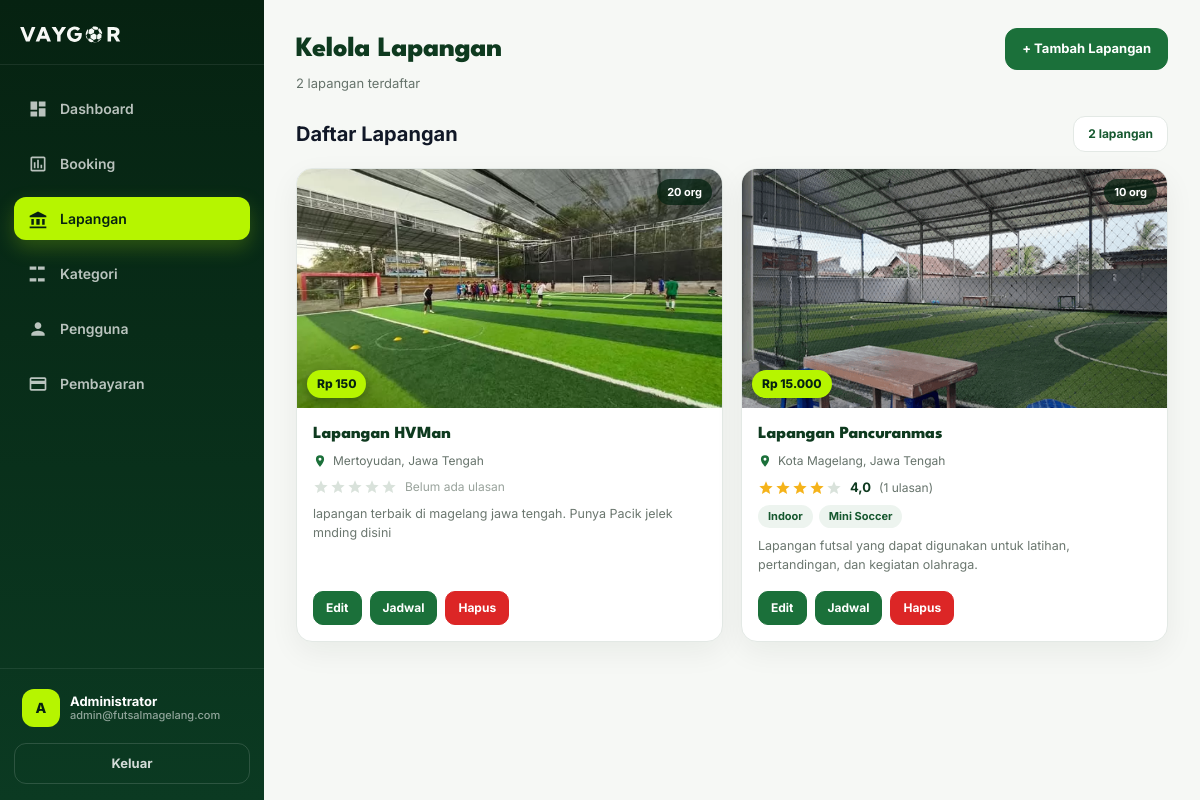
/admin/fields.php (signed in), run on an earlier commit of the app's database.
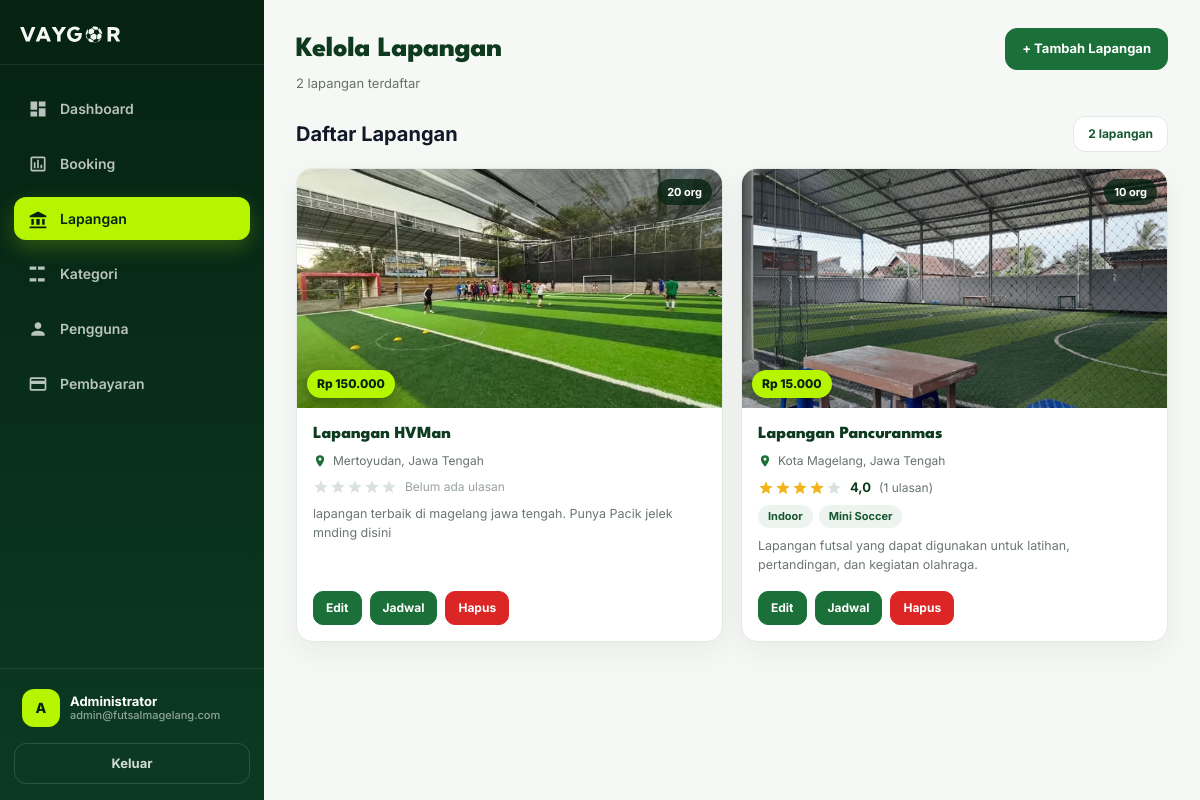
And on a later commit of the database.
### tables this page shows
CREATE TABLE `fields` (
  `id` int UNSIGNED NOT NULL,
  `name` varchar(100) NOT NULL,
  `location` varchar(255) NOT NULL,
  `description` text,
  `capacity` int DEFAULT '10',
  `price` decimal(12,2) NOT NULL DEFAULT '0.00',
  `image` varchar(255) DEFAULT NULL
);

### admin/_upload.php (called while the page is built, shortened)
<?php
function resolve_image(string $image): ?string
{
    $candidates = [];
    if (str_starts_with($image, 'assets/')) {
        $candidates[] = $image;
    } elseif (str_starts_with($image, 'uploads/')) {
        $candidates[] = $image;
        $candidates[] = 'assets/' . $image;
        $candidates[] = 'assets/images/' . substr($image, 8);
    } else {
        $candidates[] = 'assets/uploads/' . $image;
        $candidates[] = 'assets/images/' . $image;
        $candidates[] = 'uploads/' . $image;
    }
    $root = dirname(__DIR__);
    foreach ($candidates as $rel) {
        if (is_file($root . '/' . $rel)) {
            return $rel;
        }
    }
    return null;
}
function image_src(?string $image, string $base): ?string
{
    $rel = resolve_image($image);
    return $rel === null ? null : rtrim($base, '/') . '/' . $rel;
}

### config/helpers.php (called while the page is built, shortened)
<?php
function e($value): string
{
    return htmlspecialchars((string) $value, ENT_QUOTES, 'UTF-8');
}

### admin/fields.php (the view, shortened to what the changed rows need)
<?php
require_once __DIR__ . '/../config/helpers.php';
require_once __DIR__ . '/_upload.php';
$pdo = db();
$cats  = $pdo->query('SELECT id_kat, name_kat FROM kategori ORDER BY name_kat')->fetchAll();
$action = (string) ($_GET['action'] ?? 'list');
$errors = [];
$form = [
    'id'          => 0,
    'name'        => '',
    'location'    => '',
    'description' => '',
    'capacity'    => 10,
    'price'       => '',
    'image'       => null,
    'kategori'    => [],
];
require __DIR__ . '/../includes/head.php';
function vaygor_admin_stars($avg): string
{
    $avg  = (float) $avg;
    $full = min(5, max(0, (int) round($avg)));
    $out  = '';
    for ($i = 1; $i <= 5; $i++) {
        $out .= '<svg class="admin-star' . ($i <= $full ? ' is-on' : '') . '" viewBox="0 0 24 24" aria-hidden="true"><path d="M12 17.27 18.18 21l-1.64-7.03L22 9.24l-7.19-.61L12 2 9.19 8.63 2 9.24l5.46 4.73L5.82 21z"/></svg>';
    }
    return $out;
}
?>
<div class="admin-shell">
  <main class="admin-main">
    <?php if ($action === 'form'): ?>
      <header class="admin-topbar">
        <div>
          <h1 class="admin-page-title"><?= $form['id'] > 0 ? 'Edit Lapangan' : 'Tambah Lapangan' ?></h1>
          <p class="admin-page-sub">Data lapangan yang dijual di VAYGOR</p>
        </div>
        <a class="admin-btn-ghost" href="fields.php">&larr; Kembali</a>
      </header>
      <?php if ($errors): ?>
        <div class="admin-flash is-err">
          <?php foreach ($errors as $i => $msg): ?>
            <?= $i > 0 ? '<br>' : '' ?><?= e($msg) ?>
          <?php endforeach; ?>
        </div>
      <?php endif; ?>
      <section class="admin-panel">
        <form class="admin-form" method="post" enctype="multipart/form-data">
          <?= csrf_field() ?>
          <input type="hidden" name="op" value="save">
          <input type="hidden" name="id" value="<?= (int) $form['id'] ?>">
          <div class="admin-form-grid">
            <div class="admin-field">
              <label for="name">Nama Lapangan</label>
              <input class="admin-input" id="name" type="text" name="name" value="<?= e($form['name']) ?>" required>
            </div>
            <div class="admin-field">
              <label for="price">Harga (Rp)</label>
              <input class="admin-input" id="price" type="number" name="price" min="0" step="1000"
                     value="<?= e($form['price']) ?>" required>
            </div>
            <div class="admin-field">
              <label for="capacity">Kapasitas</label>
              <input class="admin-input" id="capacity" type="number" name="capacity" min="0"
                     value="<?= e($form['capacity']) ?>">
            </div>
            <div class="admin-field">
              <label for="location">Lokasi</label>
              <input class="admin-input" id="location" type="text" name="location" value="<?= e($form['location']) ?>" required>
            </div>
            <div class="admin-field full">
              <label>Kategori</label>
              <div class="admin-check-group">
                <?php foreach ($cats as $c): ?>
                  <label class="admin-check">
                    <input type="checkbox" name="kategori[]" value="<?= (int) $c['id_kat'] ?>"
                           <?= in_array((int) $c['id_kat'], $form['kategori'], true) ? 'checked' : '' ?>>
                    <?= e($c['name_kat']) ?>
                  </label>
                <?php endforeach; ?>
              </div>
            </div>
            <div class="admin-field full">
              <label for="description">Deskripsi</label>
              <textarea class="admin-textarea" id="description" name="description"><?= e($form['description']) ?></textarea>
            </div>
            <div class="admin-field full">
              <label for="image">Gambar (JPG/PNG/WEBP, maks 2MB)</label>
              <input class="admin-input" id="image" type="file" name="image" accept="image/jpeg,image/png,image/webp">
              <?php $current = image_src($form['image'], '..'); ?>
              <?php if ($current): ?>
                <div class="admin-current-img">
                  <img class="admin-thumb" src="<?= e($current) ?>" alt="">
                  <span>Gambar saat ini</span>
                </div>
              <?php elseif (!empty($form['image'])): ?>
                <span class="admin-help">Gambar tercatat: <?= e($form['image']) ?> (file tidak ditemukan)</span>
              <?php endif; ?>
            </div>
          </div>
          <div class="admin-form-actions">
            <button class="admin-btn" type="submit">Simpan</button>
            <a class="admin-btn-ghost" href="fields.php">Batal</a>
          </div>
        </form>
      </section>
    <?php else: ?>
      <?php
      $fields = $pdo->query(
          "SELECT f.*,
             (SELECT GROUP_CONCAT(k.name_kat ORDER BY k.name_kat SEPARATOR ', ')
              FROM fields_kat fk
              JOIN kategori k ON k.id_kat = fk.id_kat
              WHERE fk.id_field = f.id) AS kategori,
             (SELECT AVG((b.rate_service + b.rate_comfort + b.rate_place) / 3)
              FROM bookings b
              WHERE b.id_field = f.id
                AND b.rate_service > 0 AND b.rate_comfort > 0 AND b.rate_place > 0) AS rating_avg,
             (SELECT COUNT(*)
              FROM bookings b
              WHERE b.id_field = f.id
                AND b.rate_service > 0 AND b.rate_comfort > 0 AND b.rate_place > 0) AS rating_count
           FROM fields f
           ORDER BY f.id DESC"
      )->fetchAll();
      ?>
      <header class="admin-topbar">
        <div>
          <h1 class="admin-page-title">Kelola Lapangan</h1>
        </div>
      </header>
      <section>
        <div class="admin-panel-head">
          <h2 class="text-xl font-bold">Daftar Lapangan</h2>
        </div>
        <?php if (!$fields): ?>
          <div class="admin-empty">Belum ada lapangan. Tambahkan lapangan pertama.</div>
        <?php else: ?>
          <div class="admin-cards">
            <?php foreach ($fields as $f): ?>
              <?php
                $src = image_src($f['image'], '..');
                $avg = (float) $f['rating_avg'];
                $cnt = (int) $f['rating_count'];
              ?>
              <article class="admin-card">
                <div class="admin-card-media">
                  <?php if ($src): ?>
                    <img src="<?= e($src) ?>" alt="<?= e($f['name']) ?>" loading="lazy">
                  <?php endif; ?>
                  <span class="admin-card-price">Rp <?= number_format((float) $f['price'], 0, ',', '.') ?></span>
                  <span class="admin-card-cap"><?= (int) $f['capacity'] ?> org</span>
                </div>
                <div class="admin-card-body">
                  <h3 class="admin-card-title"><?= e($f['name']) ?></h3>
                  <p class="admin-card-loc">
                    <svg viewBox="0 0 24 24" aria-hidden="true"><path d="M12 2a7 7 0 0 0-7 7c0 5.25 7 13 7 13s7-7.75 7-13a7 7 0 0 0-7-7zm0 9.5A2.5 2.5 0 1 1 12 6.5a2.5 2.5 0 0 1 0 5z"/></svg>
                    <?= e($f['location']) ?>
                  </p>
                  <div class="admin-card-rate">
                    <span class="admin-stars"><?= vaygor_admin_stars($avg) ?></span>
                    <?php if ($cnt > 0): ?>
                      <b><?= number_format($avg, 1, ',', '.') ?></b>
                      <span class="admin-card-rate-cnt">(<?= $cnt ?> ulasan)</span>
                    <?php else: ?>
                      <span class="admin-card-rate-empty">Belum ada ulasan</span>
                    <?php endif; ?>
                  </div>
                  <?php if ($f['description']): ?>
                    <p class="admin-card-desc"><?= e(mb_strimwidth(trim((string) $f['description']), 0, 130, '…')) ?></p>
                  <?php endif; ?>
                  <div class="admin-row-actions">
                    <a class="admin-btn-sm" href="fields.php?edit=<?= (int) $f['id'] ?>">Edit</a>
                    <a class="admin-btn-sm" href="fields.php?schedule=<?= (int) $f['id'] ?>">Jadwal</a>
                    <form method="post" onsubmit="return confirm('Hapus lapangan ini?')">
                      <button class="admin-btn-sm is-danger" type="submit">Hapus</button>
                    </form>
                  </div>
                </div>
              </article>
            <?php endforeach; ?>
          </div>
        <?php endif; ?>
      </section>
    <?php endif; ?>
  </main>
</div>
</body>
</html>

What changed in the data, as far as the page shows it:
changed fields "Lapangan HVMan": price "150" → "150.000"
